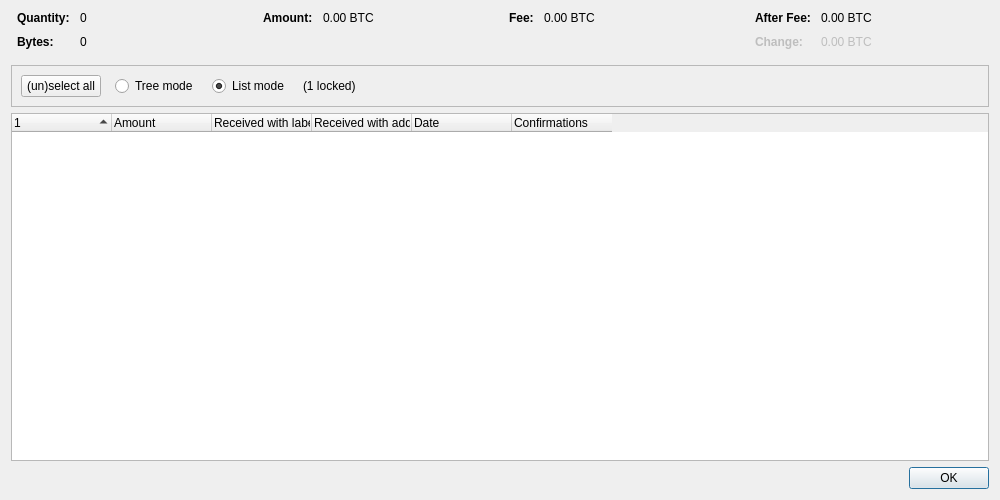
<?xml version="1.0" encoding="UTF-8"?>
<ui version="4.0">
 <class>CoinControlDialog</class>
 <widget class="QDialog" name="CoinControlDialog">
  <property name="geometry">
   <rect>
    <x>0</x>
    <y>0</y>
    <width>1000</width>
    <height>500</height>
   </rect>
  </property>
  <property name="windowTitle">
   <string>Coin Selection</string>
  </property>
  <layout class="QVBoxLayout" name="verticalLayout">
   <item>
    <layout class="QHBoxLayout" name="horizontalLayoutTop" stretch="0,0,0,0">
     <property name="topMargin">
      <number>0</number>
     </property>
     <property name="bottomMargin">
      <number>10</number>
     </property>
     <item>
      <layout class="QFormLayout" name="formLayoutCoinControl1">
       <property name="labelAlignment">
        <set>Qt::AlignLeft|Qt::AlignVCenter</set>
       </property>
       <property name="horizontalSpacing">
        <number>10</number>
       </property>
       <property name="verticalSpacing">
        <number>10</number>
       </property>
       <property name="leftMargin">
        <number>6</number>
       </property>
       <property name="rightMargin">
        <number>6</number>
       </property>
       <item row="0" column="0">
        <widget class="QLabel" name="labelCoinControlQuantityText">
         <property name="font">
          <font>
           <weight>75</weight>
           <bold>true</bold>
          </font>
         </property>
         <property name="text">
          <string>Quantity:</string>
         </property>
        </widget>
       </item>
       <item row="0" column="1">
        <widget class="QLabel" name="labelCoinControlQuantity">
         <property name="cursor">
          <cursorShape>IBeamCursor</cursorShape>
         </property>
         <property name="contextMenuPolicy">
          <enum>Qt::ActionsContextMenu</enum>
         </property>
         <property name="text">
          <string notr="true">0</string>
         </property>
         <property name="textInteractionFlags">
          <set>Qt::LinksAccessibleByMouse|Qt::TextSelectableByKeyboard|Qt::TextSelectableByMouse</set>
         </property>
        </widget>
       </item>
       <item row="1" column="0">
        <widget class="QLabel" name="labelCoinControlBytesText">
         <property name="font">
          <font>
           <weight>75</weight>
           <bold>true</bold>
          </font>
         </property>
         <property name="text">
          <string>Bytes:</string>
         </property>
        </widget>
       </item>
       <item row="1" column="1">
        <widget class="QLabel" name="labelCoinControlBytes">
         <property name="cursor">
          <cursorShape>IBeamCursor</cursorShape>
         </property>
         <property name="contextMenuPolicy">
          <enum>Qt::ActionsContextMenu</enum>
         </property>
         <property name="text">
          <string notr="true">0</string>
         </property>
         <property name="textInteractionFlags">
          <set>Qt::LinksAccessibleByMouse|Qt::TextSelectableByKeyboard|Qt::TextSelectableByMouse</set>
         </property>
        </widget>
       </item>
      </layout>
     </item>
     <item>
      <layout class="QFormLayout" name="formLayoutCoinControl2">
       <property name="horizontalSpacing">
        <number>10</number>
       </property>
       <property name="verticalSpacing">
        <number>10</number>
       </property>
       <property name="leftMargin">
        <number>6</number>
       </property>
       <property name="rightMargin">
        <number>6</number>
       </property>
       <item row="0" column="0">
        <widget class="QLabel" name="labelCoinControlAmountText">
         <property name="font">
          <font>
           <weight>75</weight>
           <bold>true</bold>
          </font>
         </property>
         <property name="text">
          <string>Amount:</string>
         </property>
        </widget>
       </item>
       <item row="0" column="1">
        <widget class="QLabel" name="labelCoinControlAmount">
         <property name="cursor">
          <cursorShape>IBeamCursor</cursorShape>
         </property>
         <property name="contextMenuPolicy">
          <enum>Qt::ActionsContextMenu</enum>
         </property>
         <property name="text">
          <string notr="true">0.00 BTC</string>
         </property>
         <property name="textInteractionFlags">
          <set>Qt::LinksAccessibleByMouse|Qt::TextSelectableByKeyboard|Qt::TextSelectableByMouse</set>
         </property>
        </widget>
       </item>
      </layout>
     </item>
     <item>
      <layout class="QFormLayout" name="formLayoutCoinControl3">
       <property name="horizontalSpacing">
        <number>10</number>
       </property>
       <property name="verticalSpacing">
        <number>10</number>
       </property>
       <property name="leftMargin">
        <number>6</number>
       </property>
       <property name="rightMargin">
        <number>6</number>
       </property>
       <item row="0" column="0">
        <widget class="QLabel" name="labelCoinControlFeeText">
         <property name="font">
          <font>
           <weight>75</weight>
           <bold>true</bold>
          </font>
         </property>
         <property name="text">
          <string>Fee:</string>
         </property>
        </widget>
       </item>
       <item row="0" column="1">
        <widget class="QLabel" name="labelCoinControlFee">
         <property name="cursor">
          <cursorShape>IBeamCursor</cursorShape>
         </property>
         <property name="contextMenuPolicy">
          <enum>Qt::ActionsContextMenu</enum>
         </property>
         <property name="text">
          <string notr="true">0.00 BTC</string>
         </property>
         <property name="textInteractionFlags">
          <set>Qt::LinksAccessibleByMouse|Qt::TextSelectableByKeyboard|Qt::TextSelectableByMouse</set>
         </property>
        </widget>
       </item>
      </layout>
     </item>
     <item>
      <layout class="QFormLayout" name="formLayoutCoinControl4">
       <property name="labelAlignment">
        <set>Qt::AlignLeft|Qt::AlignVCenter</set>
       </property>
       <property name="horizontalSpacing">
        <number>10</number>
       </property>
       <property name="verticalSpacing">
        <number>10</number>
       </property>
       <property name="leftMargin">
        <number>6</number>
       </property>
       <property name="rightMargin">
        <number>6</number>
       </property>
       <item row="0" column="0">
        <widget class="QLabel" name="labelCoinControlAfterFeeText">
         <property name="font">
          <font>
           <weight>75</weight>
           <bold>true</bold>
          </font>
         </property>
         <property name="text">
          <string>After Fee:</string>
         </property>
        </widget>
       </item>
       <item row="0" column="1">
        <widget class="QLabel" name="labelCoinControlAfterFee">
         <property name="cursor">
          <cursorShape>IBeamCursor</cursorShape>
         </property>
         <property name="contextMenuPolicy">
          <enum>Qt::ActionsContextMenu</enum>
         </property>
         <property name="text">
          <string notr="true">0.00 BTC</string>
         </property>
         <property name="textInteractionFlags">
          <set>Qt::LinksAccessibleByMouse|Qt::TextSelectableByKeyboard|Qt::TextSelectableByMouse</set>
         </property>
        </widget>
       </item>
       <item row="1" column="0">
        <widget class="QLabel" name="labelCoinControlChangeText">
         <property name="enabled">
          <bool>false</bool>
         </property>
         <property name="font">
          <font>
           <weight>75</weight>
           <bold>true</bold>
          </font>
         </property>
         <property name="text">
          <string>Change:</string>
         </property>
        </widget>
       </item>
       <item row="1" column="1">
        <widget class="QLabel" name="labelCoinControlChange">
         <property name="enabled">
          <bool>false</bool>
         </property>
         <property name="cursor">
          <cursorShape>IBeamCursor</cursorShape>
         </property>
         <property name="contextMenuPolicy">
          <enum>Qt::ActionsContextMenu</enum>
         </property>
         <property name="text">
          <string notr="true">0.00 BTC</string>
         </property>
         <property name="textInteractionFlags">
          <set>Qt::LinksAccessibleByMouse|Qt::TextSelectableByKeyboard|Qt::TextSelectableByMouse</set>
         </property>
        </widget>
       </item>
      </layout>
     </item>
    </layout>
   </item>
   <item>
    <widget class="QFrame" name="frame">
     <property name="minimumSize">
      <size>
       <width>0</width>
       <height>40</height>
      </size>
     </property>
     <property name="frameShape">
      <enum>QFrame::StyledPanel</enum>
     </property>
     <property name="frameShadow">
      <enum>QFrame::Sunken</enum>
     </property>
     <layout class="QHBoxLayout" name="horizontalLayout">
      <item>
       <layout class="QHBoxLayout" name="horizontalLayoutPanel" stretch="0,0,0,0,0">
        <property name="spacing">
         <number>14</number>
        </property>
        <item>
         <widget class="QPushButton" name="pushButtonSelectAll">
          <property name="sizePolicy">
           <sizepolicy hsizetype="Maximum" vsizetype="Fixed">
            <horstretch>0</horstretch>
            <verstretch>0</verstretch>
           </sizepolicy>
          </property>
          <property name="text">
           <string>(un)select all</string>
          </property>
          <property name="autoDefault">
           <bool>false</bool>
          </property>
         </widget>
        </item>
        <item>
         <widget class="QRadioButton" name="radioTreeMode">
          <property name="sizePolicy">
           <sizepolicy hsizetype="Maximum" vsizetype="Fixed">
            <horstretch>0</horstretch>
            <verstretch>0</verstretch>
           </sizepolicy>
          </property>
          <property name="text">
           <string>Tree mode</string>
          </property>
         </widget>
        </item>
        <item>
         <widget class="QRadioButton" name="radioListMode">
          <property name="sizePolicy">
           <sizepolicy hsizetype="Maximum" vsizetype="Fixed">
            <horstretch>0</horstretch>
            <verstretch>0</verstretch>
           </sizepolicy>
          </property>
          <property name="text">
           <string>List mode</string>
          </property>
          <property name="checked">
           <bool>true</bool>
          </property>
         </widget>
        </item>
        <item>
         <widget class="QLabel" name="labelLocked">
          <property name="text">
           <string notr="true">(1 locked)</string>
          </property>
         </widget>
        </item>
        <item>
         <spacer name="horizontalSpacer">
          <property name="orientation">
           <enum>Qt::Horizontal</enum>
          </property>
          <property name="sizeHint" stdset="0">
           <size>
            <width>40</width>
            <height>20</height>
           </size>
          </property>
         </spacer>
        </item>
       </layout>
      </item>
     </layout>
    </widget>
   </item>
   <item>
    <widget class="CoinControlTreeWidget" name="treeWidget">
     <property name="contextMenuPolicy">
      <enum>Qt::CustomContextMenu</enum>
     </property>
     <property name="sortingEnabled">
      <bool>false</bool>
     </property>
     <property name="columnCount">
      <number>6</number>
     </property>
     <attribute name="headerShowSortIndicator" stdset="0">
      <bool>true</bool>
     </attribute>
     <attribute name="headerStretchLastSection">
      <bool>false</bool>
     </attribute>
     <column>
      <property name="text">
       <string/>
      </property>
     </column>
     <column>
      <property name="text">
       <string>Amount</string>
      </property>
     </column>
     <column>
      <property name="text">
       <string>Received with label</string>
      </property>
     </column>
     <column>
      <property name="text">
       <string>Received with address</string>
      </property>
     </column>
     <column>
      <property name="text">
       <string>Date</string>
      </property>
     </column>
     <column>
      <property name="text">
       <string>Confirmations</string>
      </property>
      <property name="toolTip">
       <string>Confirmed</string>
      </property>
     </column>
     <column>
      <property name="text">
       <string/>
      </property>
     </column>
     <column>
      <property name="text">
       <string/>
      </property>
     </column>
     <column>
      <property name="text">
       <string/>
      </property>
     </column>
     <column>
      <property name="text">
       <string/>
      </property>
     </column>
    </widget>
   </item>
   <item>
    <widget class="QDialogButtonBox" name="buttonBox">
     <property name="orientation">
      <enum>Qt::Horizontal</enum>
     </property>
     <property name="standardButtons">
      <set>QDialogButtonBox::Ok</set>
     </property>
    </widget>
   </item>
  </layout>
 </widget>
 <customwidgets>
  <customwidget>
   <class>CoinControlTreeWidget</class>
   <extends>QTreeWidget</extends>
   <header>qt/coincontroltreewidget.h</header>
  </customwidget>
 </customwidgets>
 <resources/>
 <connections/>
</ui>
